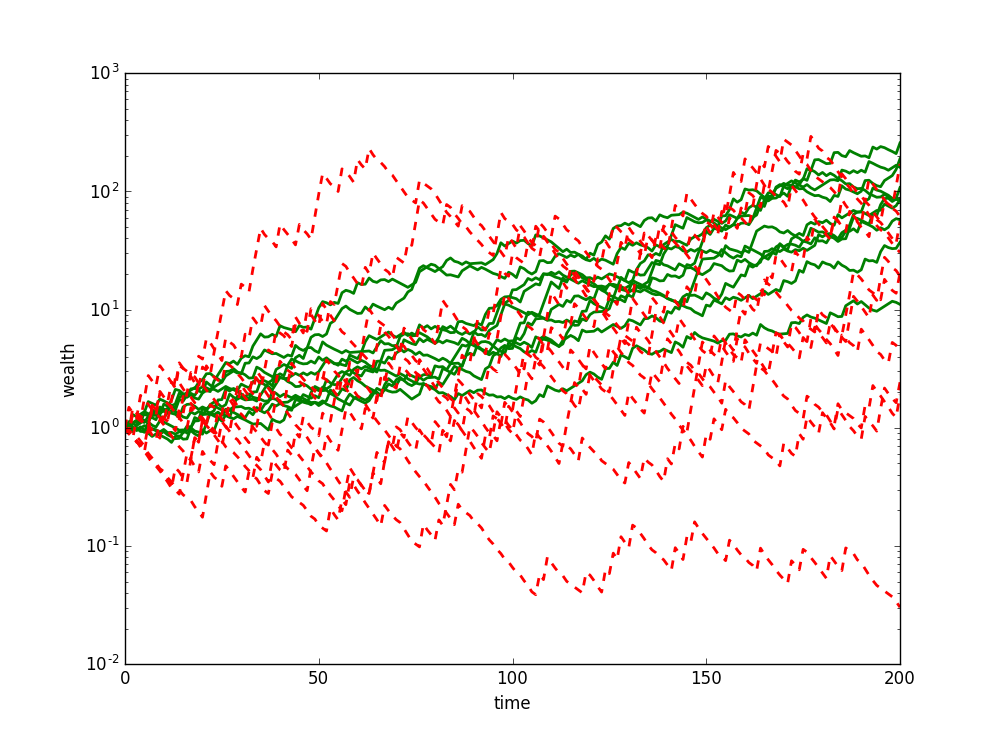

This figure's Python source:
import numpy as np
from cvxpy import *
import matplotlib.pyplot as plt

P = np.array(np.mat(
    '3.5000    1.1100    1.1100    1.0400    1.0100;\
     0.5000    0.9700    0.9800    1.0500    1.0100;\
     0.5000    0.9900    0.9900    0.9900    1.0100;\
     0.5000    1.0500    1.0600    0.9900    1.0100;\
     0.5000    1.1600    0.9900    1.0700    1.0100;\
     0.5000    0.9900    0.9900    1.0600    1.0100;\
     0.5000    0.9200    1.0800    0.9900    1.0100;\
     0.5000    1.1300    1.1000    0.9900    1.0100;\
     0.5000    0.9300    0.9500    1.0400    1.0100;\
     3.5000    0.9900    0.9700    0.9800    1.0100'))

m=P.shape[0];
n=P.shape[1];
x_unif = np.ones(n)/n; # uniform resource allocation

x = Variable(n)
obj = Minimize(-log(geo_mean(P * x)))
cons = [x >= 0, sum(x) == 1]
prob = Problem(obj, cons)
prob.solve()
x_opt = x.value
R_opt = -prob.value
R_unif = np.sum(np.log(np.dot(P, x_unif)) / m)
R_pure = np.sum(np.log(np.dot(P, np.eye(n))) / m, axis = 0)
print "Optimal x:", x_opt
print "Optimal rate:", R_opt
print "Rate with uniform allocation:", R_unif
print "Rate with pure investment:", R_pure

np.random.seed(10);
N = 10;  # number of random trajectories
T = 200; # time horizon
w_opt = np.zeros((N,T+1))
w_unif = np.zeros((N,T+1))
for i in range(N):
	events = np.floor(np.random.rand(T)*m)
	events = events.astype(int)
	P_event = P[events,:]
 	w_opt[i,:] = np.append(1, np.cumprod(P_event.dot(x_opt)))
	w_unif[i,:] = np.append(1, np.cumprod(P_event.dot(x_unif)))

plt.figure(figsize=(10, 6), dpi=80)
plt.xlabel('time')
plt.ylabel('wealth')
plt.gca().set_yscale('log')
plt.plot(range(T+1), np.transpose(w_opt), color="green", linewidth=2.0)
plt.plot(range(T+1), np.transpose(w_unif), color="red", linewidth=2.0, linestyle='--')
plt.show()
